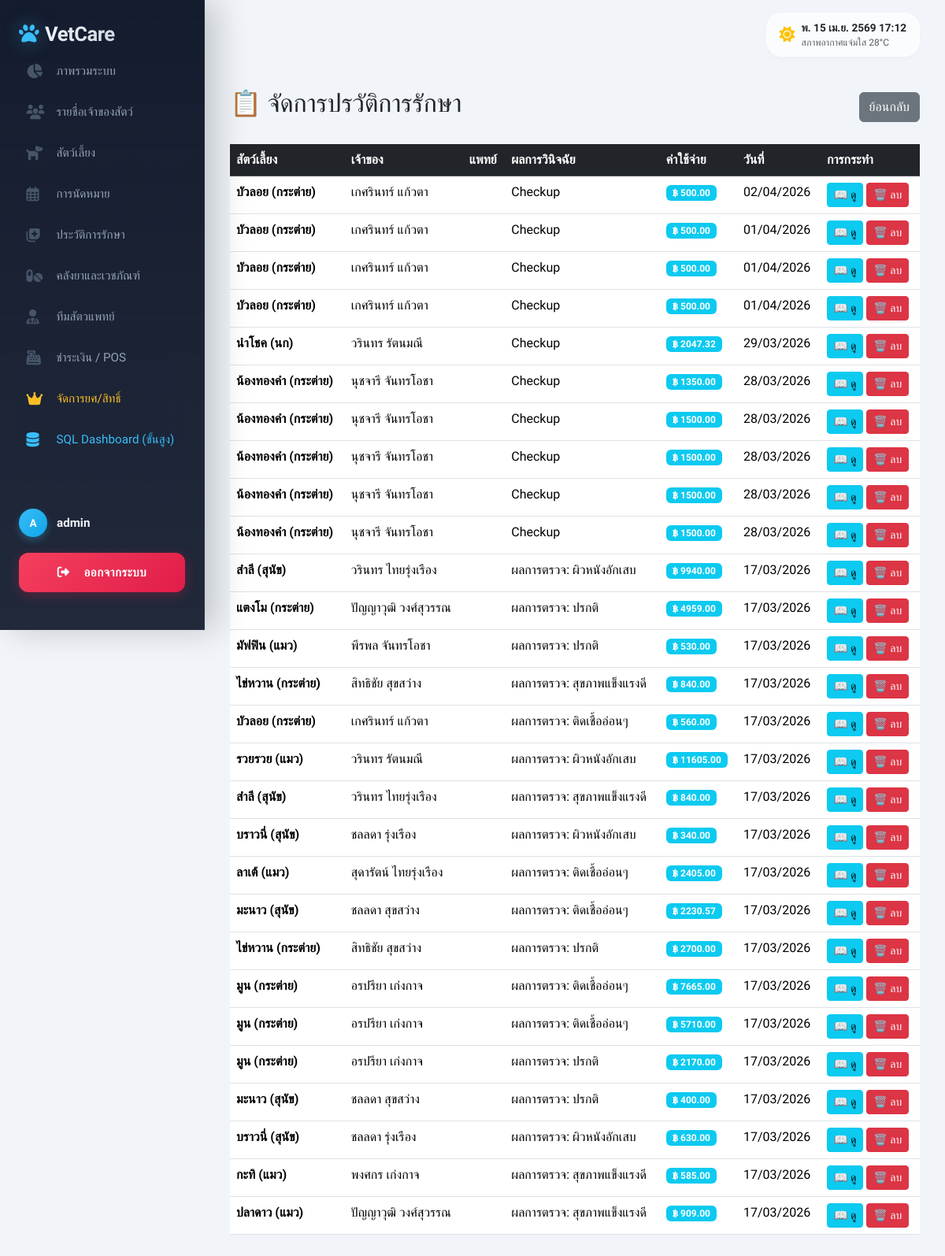
/admin-backend/records/ (signed in), run on the app's committed database.
### myapp/models.py (models this page shows, shortened)
class MedicalRecord(models.Model):
    VISIT_TYPE_CHOICES = [
        ('ตรวจสุขภาพทั่วไป', 'ตรวจสุขภาพทั่วไป'),
        ('ฉีดวัคซีน', 'ฉีดวัคซีน'),
        ('รักษาโรค', 'รักษาโรค'),
        ('ผ่าตัด', 'ผ่าตัด'),
        ('ทำหมัน', 'ทำหมัน'),
        ('อาบน้ำ-ตัดขน', 'อาบน้ำ-ตัดขน'),
        ('ฉุกเฉิน', 'ฉุกเฉิน'),
        ('อื่นๆ', 'อื่นๆ'),
    ]
    ref_no      = models.CharField(max_length=20, blank=True, null=True, verbose_name='เลขที่เอกสาร')
    pet         = models.ForeignKey(Pet, on_delete=models.CASCADE, verbose_name='สัตว์เลี้ยง')
    vet         = models.ForeignKey(Vet, on_delete=models.SET_NULL, null=True, blank=True, verbose_name='สัตวแพทย์')
    visit_date  = models.DateField(blank=True, null=True, verbose_name='วันที่เข้ารับบริการ')
    visit_type  = models.CharField(max_length=50, choices=VISIT_TYPE_CHOICES, blank=True, null=True, verbose_name='ประเภทการเข้ารับบริการ')
    weight      = models.DecimalField(max_digits=5, decimal_places=2, blank=True, null=True, verbose_name='น้ำหนัก (กก.)')
    temperature = models.DecimalField(max_digits=4, decimal_places=1, blank=True, null=True, verbose_name='อุณหภูมิ (°C)')
    symptoms    = models.TextField(blank=True, null=True, verbose_name='อาการที่พบ')
    diagnosis   = models.TextField(verbose_name='ผลการวินิจฉัย')
    treatment   = models.TextField(verbose_name='วิธีการรักษา')
    medicines   = models.ManyToManyField(Medicine, blank=True, verbose_name='ยาที่ใช้')
    cost        = models.DecimalField(max_digits=10, decimal_places=2, default=0, verbose_name='ค่าใช้จ่าย')
    is_paid     = models.BooleanField(default=False, verbose_name='สถานะการชำระเงิน')
    next_visit  = models.DateField(blank=True, null=True, verbose_name='วันนัดครั้งต่อไป')
    notes       = models.TextField(blank=True, null=True, verbose_name='หมายเหตุเพิ่มเติม')
    created_at  = models.DateTimeField(auto_now_add=True)

class Pet(models.Model):
    owner = models.ForeignKey(Owner, on_delete=models.CASCADE, related_name='pets')
    name = models.CharField(max_length=100)
    customer_id = models.CharField(max_length=50, blank=True, null=True, verbose_name='รหัสลูกค้า')
    microchip_number = models.CharField(max_length=50, blank=True, null=True, verbose_name='เลขที่ชิป')
    price_level_choices = [
        ('ราคาปกติ', 'ราคาปกติ'),
        ('ราคาพิเศษ', 'ราคาพิเศษ')
    ]
    price_level = models.CharField(max_length=50, choices=price_level_choices, blank=True, null=True, verbose_name='ระดับราคา')
    sex_choices = [
        ('M', 'ตัวผู้'),
        ('F', 'ตัวเมีย')
    ]
    sex = models.CharField(max_length=10, choices=sex_choices, blank=True, null=True, verbose_name='เพศ')
    species = models.CharField(max_length=50, verbose_name='ประเภทสัตว์')
    breed = models.CharField(max_length=50, blank=True, null=True, verbose_name='สายพันธุ์')
    remarks = models.TextField(blank=True, null=True, verbose_name='หมายเหตุ')
    image = models.ImageField(upload_to='pet_images/', blank=True, null=True, verbose_name='รูปภาพสัตว์เลี้ยง')
    birth_date = models.DateField(blank=True, null=True, verbose_name='วันเกิด')

class Owner(models.Model):
    from django.conf import settings
    user = models.OneToOneField(settings.AUTH_USER_MODEL, on_delete=models.SET_NULL, null=True, blank=True, related_name='owner_profile', verbose_name='บัญชีผู้ใช้')
    first_name = models.CharField(max_length=100)
    last_name = models.CharField(max_length=100)
    customer_id = models.CharField(max_length=50, blank=True, null=True, verbose_name='รหัสลูกค้า')
    phone = models.CharField(max_length=15, blank=True, null=True)
    address = models.TextField(blank=True, null=True)

### myapp/views.py (the view)
# urls.py: path('admin-backend/records/', views.admin_medical_records, name='admin_medical_records'),
def admin_medical_records(request):
    q = request.GET.get('q', '')
    records = MedicalRecord.objects.all().select_related('pet', 'vet').order_by('-created_at').annotate(
        pet_summary_name=Concat('pet__name', Value(' ('), 'pet__species', Value(')'))
    )
    if q:
        records = records.filter(
            models.Q(pet__name__icontains=q) |
            models.Q(diagnosis__icontains=q) |
            models.Q(ref_no__icontains=q)
        )
    return render(request, 'myapp/admin/admin_medical_records.html', {'records': records, 'q': q})

### myapp/templates/myapp/admin/admin_medical_records.html (shortened to what this page needs)
{% extends 'myapp/core/base.html' %}
{% block content %}
<div class="d-flex justify-content-between align-items-center mb-4">
    <h2>📋 จัดการปรวัติการรักษา</h2>
    <a href="{% url 'admin_dashboard' %}" class="btn btn-secondary">ย้อนกลับ</a>
</div>
{% if records %}
    <div class="table-responsive">
        <table class="table table-hover">
            <thead class="table-dark">
                <tr>
                    <th>สัตว์เลี้ยง</th>
                    <th>เจ้าของ</th>
                    <th>แพทย์</th>
                    <th>ผลการวินิจฉัย</th>
                    <th>ค่าใช้จ่าย</th>
                    <th>วันที่</th>
                    <th>การกระทำ</th>
                </tr>
            </thead>
            <tbody>
                {% for record in records %}
                <tr>
                    <td class="fw-bold">{{ record.pet_summary_name|default:record.pet.name }}</td>
                    <td>{{ record.pet.owner.first_name }} {{ record.pet.owner.last_name }}</td>
                    <td>{{ record.vet.name }}</td>
                    <td>{{ record.diagnosis|truncatewords:10 }}</td>
                    <td><span class="badge bg-info">฿ {{ record.cost }}</span></td>
                    <td>{{ record.created_at|date:"d/m/Y" }}</td>
                    <td>
                        <a href="{% url 'medical_record_detail' record.pk %}" class="btn btn-sm btn-info">📖 ดู</a>
                        <a href="{% url 'admin_medical_record_delete' record.pk %}" class="btn btn-sm btn-danger">🗑️ ลบ</a>
                    </td>
                </tr>
                {% endfor %}
            </tbody>
        </table>
    </div>
{% else %}
    {% include 'myapp/includes/empty_state.html' with title='ไม่มีข้อมูล' message='ไม่มีข้อมูลปรวัติการรักษา' %}
{% endif %}
{% endblock %}

### myapp/templates/myapp/core/base.html (shortened to what this page needs)
<!DOCTYPE html>
<html lang="th" data-bs-theme="light">
<head>
    <link href="https://cdn.jsdelivr.net/npm/bootstrap@5.3.3/dist/css/bootstrap.min.css" rel="stylesheet">
    <link rel="stylesheet" href="https://cdnjs.cloudflare.com/ajax/libs/font-awesome/6.4.0/css/all.min.css">
</head>
<body>
    {% if request.user.is_authenticated %}
    <aside class="sidebar d-flex flex-column" id="sidebar">
        <div class="sidebar-header d-flex justify-content-between align-items-center mb-1">
            <a href="{% url 'dashboard' %}" class="sidebar-brand mb-0">
                <i class="fas fa-paw me-2"></i> VetCare
            </a>
        </div>
        <div class="sidebar-content">
            <ul class="nav flex-column nav-sidebar w-100">
                <li class="nav-item">
                    <a class="nav-link {% if request.path == '/' or '/dashboard' in request.path %}active{% endif %}" href="{% url 'dashboard' %}">
                        <i class="fas fa-chart-pie"></i> ภาพรวมระบบ
                    </a>
                </li>
                <li class="nav-item">
                    <a class="nav-link {% if '/owners' in request.path %}active{% endif %}" href="{% url 'owner_list' %}">
                        <i class="fas fa-users"></i> รายชื่อเจ้าของสัตว์
                    </a>
                </li>
                <li class="nav-item">
                    <a class="nav-link {% if '/pets' in request.path %}active{% endif %}" href="{% url 'pet_list' %}">
                        <i class="fas fa-dog"></i> สัตว์เลี้ยง
                    </a>
                </li>
                <li class="nav-item">
                    <a class="nav-link {% if '/appointments' in request.path %}active{% endif %}" href="{% url 'appointment_list' %}">
                        <i class="far fa-calendar-alt"></i> การนัดหมาย
                    </a>
                </li>
                <li class="nav-item">
                    <a class="nav-link {% if '/medical-records' in request.path %}active{% endif %}" href="{% url 'medical_record_list' %}">
                        <i class="fas fa-notes-medical"></i> ประวัติการรักษา
                    </a>
                </li>
                <li class="nav-item">
                    <a class="nav-link {% if '/medicines' in request.path %}active{% endif %}" href="{% url 'medicine_list' %}">
                        <i class="fas fa-pills"></i> คลังยาและเวชภัณฑ์
                    </a>
                </li>
                <li class="nav-item">
                    <a class="nav-link {% if '/vets' in request.path %}active{% endif %}" href="{% url 'vet_list' %}">
                        <i class="fas fa-user-md"></i> ทีมสัตวแพทย์
                    </a>
                </li>
                <li class="nav-item">
                    <a class="nav-link {% if '/pos' in request.path %}active{% endif %}" href="{% url 'pos' %}">
                        <i class="fas fa-cash-register"></i> ชำระเงิน / POS
                    </a>
                </li>
                {% if request.user.is_superuser %}
                <li class="nav-item">
                    <a class="nav-link theme-gold {% if '/users' in request.path %}active{% endif %}" href="{% url 'admin_user_management' %}">
                        <i class="fas fa-crown"></i> จัดการยศ/สิทธิ์
                    </a>
                </li>
                <li class="nav-item">
                    <a class="nav-link theme-cyan {% if '/sql-dashboard' in request.path %}active{% endif %}" href="{% url 'sql_clinic_dashboard' %}">
                        <i class="fas fa-database"></i> SQL Dashboard (ขั้นสูง)
                    </a>
                </li>
                {% endif %}
            </ul>
        </div>
        <div class="sidebar-footer">
            <div class="user-profile-mini">
                <div class="avatar-circle">
                    {{ request.user.username|make_list|first|upper }}
                </div>
                <div class="username">
                    {% if request.user.first_name %}{{ request.user.first_name }}{% else %}{{ request.user.username }}{% endif %}
                </div>
            </div>
            <form action="{% url 'logout' %}" method="post" class="px-0">
                <button type="submit" class="btn btn-logout-premium">
                    <i class="fas fa-sign-out-alt me-2"></i>ออกจากระบบ
                </button>
            </form>
        </div>
    </aside>
    {% endif %}
    {% if request.user.is_authenticated %}
    <header class="navbar-top d-flex justify-content-between align-items-center">
        <div class="d-flex align-items-center gap-3">
            <div class="glass-widget d-none d-md-flex align-items-center">
                <i class="fas fa-sun text-warning me-2 fs-5"></i>
                <div>
                    <div class="fw-bold" style="font-size: 0.85rem;" id="datetimeWidget">Loading...</div>
                    <div class="text-muted" style="font-size: 0.75rem;">สภาพอากาศแจ่มใส 28°C</div>
                </div>
            </div>
        </div>
    </header>
    {% endif %}
    <main class="main-wrapper">
        <div class="container-fluid px-0">
            {% block content %}{% endblock %}
        </div>
    </main>
</body>
</html>

### data on the page
MedicalRecord: pet_summary_name "บัวลอย (กระต่าย)", pet.owner.first_name "เกศรินทร์", pet.owner.last_name "แก้วตา", diagnosis "Checkup", cost "500.00", created_at "02/04/2026"
MedicalRecord: pet_summary_name "บัวลอย (กระต่าย)", pet.owner.first_name "เกศรินทร์", pet.owner.last_name "แก้วตา", diagnosis "Checkup", cost "500.00", created_at "01/04/2026"
MedicalRecord: pet_summary_name "บัวลอย (กระต่าย)", pet.owner.first_name "เกศรินทร์", pet.owner.last_name "แก้วตา", diagnosis "Checkup", cost "500.00", created_at "01/04/2026"
MedicalRecord: pet_summary_name "บัวลอย (กระต่าย)", pet.owner.first_name "เกศรินทร์", pet.owner.last_name "แก้วตา", diagnosis "Checkup", cost "500.00", created_at "01/04/2026"
MedicalRecord: pet_summary_name "นำโชค (นก)", pet.owner.first_name "วรินทร", pet.owner.last_name "รัตนมณี", diagnosis "Checkup", cost "2047.32", created_at "29/03/2026"
MedicalRecord: pet_summary_name "น้องทองคำ (กระต่าย)", pet.owner.first_name "นุชจารี", pet.owner.last_name "จันทรโอชา", diagnosis "Checkup", cost "1350.00", created_at "28/03/2026"
MedicalRecord: pet_summary_name "น้องทองคำ (กระต่าย)", pet.owner.first_name "นุชจารี", pet.owner.last_name "จันทรโอชา", diagnosis "Checkup", cost "1500.00", created_at "28/03/2026"
MedicalRecord: pet_summary_name "น้องทองคำ (กระต่าย)", pet.owner.first_name "นุชจารี", pet.owner.last_name "จันทรโอชา", diagnosis "Checkup", cost "1500.00", created_at "28/03/2026"
MedicalRecord: pet_summary_name "น้องทองคำ (กระต่าย)", pet.owner.first_name "นุชจารี", pet.owner.last_name "จันทรโอชา", diagnosis "Checkup", cost "1500.00", created_at "28/03/2026"
MedicalRecord: pet_summary_name "น้องทองคำ (กระต่าย)", pet.owner.first_name "นุชจารี", pet.owner.last_name "จันทรโอชา", diagnosis "Checkup", cost "1500.00", created_at "28/03/2026"
MedicalRecord: pet_summary_name "สำลี (สุนัข)", pet.owner.first_name "วรินทร", pet.owner.last_name "ไทยรุ่งเรือง", diagnosis "ผลการตรวจ: ผิวหนังอักเสบ", cost "9940.00", created_at "17/03/2026"
MedicalRecord: pet_summary_name "แตงโม (กระต่าย)", pet.owner.first_name "ปัญญาวุฒิ", pet.owner.last_name "วงศ์สุวรรณ", diagnosis "ผลการตรวจ: ปรกติ", cost "4959.00", created_at "17/03/2026"
MedicalRecord: pet_summary_name "มัฟฟิน (แมว)", pet.owner.first_name "พีรพล", pet.owner.last_name "จันทรโอชา", diagnosis "ผลการตรวจ: ปรกติ", cost "530.00", created_at "17/03/2026"
MedicalRecord: pet_summary_name "ไข่หวาน (กระต่าย)", pet.owner.first_name "สิทธิชัย", pet.owner.last_name "สุขสว่าง", diagnosis "ผลการตรวจ: สุขภาพแข็งแรงดี", cost "840.00", created_at "17/03/2026"
MedicalRecord: pet_summary_name "บัวลอย (กระต่าย)", pet.owner.first_name "เกศรินทร์", pet.owner.last_name "แก้วตา", diagnosis "ผลการตรวจ: ติดเชื้ออ่อนๆ", cost "560.00", created_at "17/03/2026"
MedicalRecord: pet_summary_name "รวยรวย (แมว)", pet.owner.first_name "วรินทร", pet.owner.last_name "รัตนมณี", diagnosis "ผลการตรวจ: ผิวหนังอักเสบ", cost "11605.00", created_at "17/03/2026"
MedicalRecord: pet_summary_name "สำลี (สุนัข)", pet.owner.first_name "วรินทร", pet.owner.last_name "ไทยรุ่งเรือง", diagnosis "ผลการตรวจ: สุขภาพแข็งแรงดี", cost "840.00", created_at "17/03/2026"
MedicalRecord: pet_summary_name "บราวนี่ (สุนัข)", pet.owner.first_name "ชลลดา", pet.owner.last_name "รุ่งเรือง", diagnosis "ผลการตรวจ: ผิวหนังอักเสบ", cost "340.00", created_at "17/03/2026"
MedicalRecord: pet_summary_name "ลาเต้ (แมว)", pet.owner.first_name "สุดารัตน์", pet.owner.last_name "ไทยรุ่งเรือง", diagnosis "ผลการตรวจ: ติดเชื้ออ่อนๆ", cost "2405.00", created_at "17/03/2026"
MedicalRecord: pet_summary_name "มะนาว (สุนัข)", pet.owner.first_name "ชลลดา", pet.owner.last_name "สุขสว่าง", diagnosis "ผลการตรวจ: ติดเชื้ออ่อนๆ", cost "2230.57", created_at "17/03/2026"
MedicalRecord: pet_summary_name "ไข่หวาน (กระต่าย)", pet.owner.first_name "สิทธิชัย", pet.owner.last_name "สุขสว่าง", diagnosis "ผลการตรวจ: ปรกติ", cost "2700.00", created_at "17/03/2026"
MedicalRecord: pet_summary_name "มูน (กระต่าย)", pet.owner.first_name "อรปรียา", pet.owner.last_name "เก่งกาจ", diagnosis "ผลการตรวจ: ติดเชื้ออ่อนๆ", cost "7665.00", created_at "17/03/2026"
MedicalRecord: pet_summary_name "มูน (กระต่าย)", pet.owner.first_name "อรปรียา", pet.owner.last_name "เก่งกาจ", diagnosis "ผลการตรวจ: ติดเชื้ออ่อนๆ", cost "5710.00", created_at "17/03/2026"
MedicalRecord: pet_summary_name "มูน (กระต่าย)", pet.owner.first_name "อรปรียา", pet.owner.last_name "เก่งกาจ", diagnosis "ผลการตรวจ: ปรกติ", cost "2170.00", created_at "17/03/2026"
MedicalRecord: pet_summary_name "มะนาว (สุนัข)", pet.owner.first_name "ชลลดา", pet.owner.last_name "สุขสว่าง", diagnosis "ผลการตรวจ: ปรกติ", cost "400.00", created_at "17/03/2026"
MedicalRecord: pet_summary_name "บราวนี่ (สุนัข)", pet.owner.first_name "ชลลดา", pet.owner.last_name "รุ่งเรือง", diagnosis "ผลการตรวจ: ผิวหนังอักเสบ", cost "630.00", created_at "17/03/2026"
MedicalRecord: pet_summary_name "กะทิ (แมว)", pet.owner.first_name "พงศกร", pet.owner.last_name "เก่งกาจ", diagnosis "ผลการตรวจ: สุขภาพแข็งแรงดี", cost "585.00", created_at "17/03/2026"
MedicalRecord: pet_summary_name "ปลาดาว (แมว)", pet.owner.first_name "ปัญญาวุฒิ", pet.owner.last_name "วงศ์สุวรรณ", diagnosis "ผลการตรวจ: สุขภาพแข็งแรงดี", cost "909.00", created_at "17/03/2026"

### other printed values
{{ request.user.username|make_list|first|upper }} "A"
{{ request.user.first_name }} "admin"
